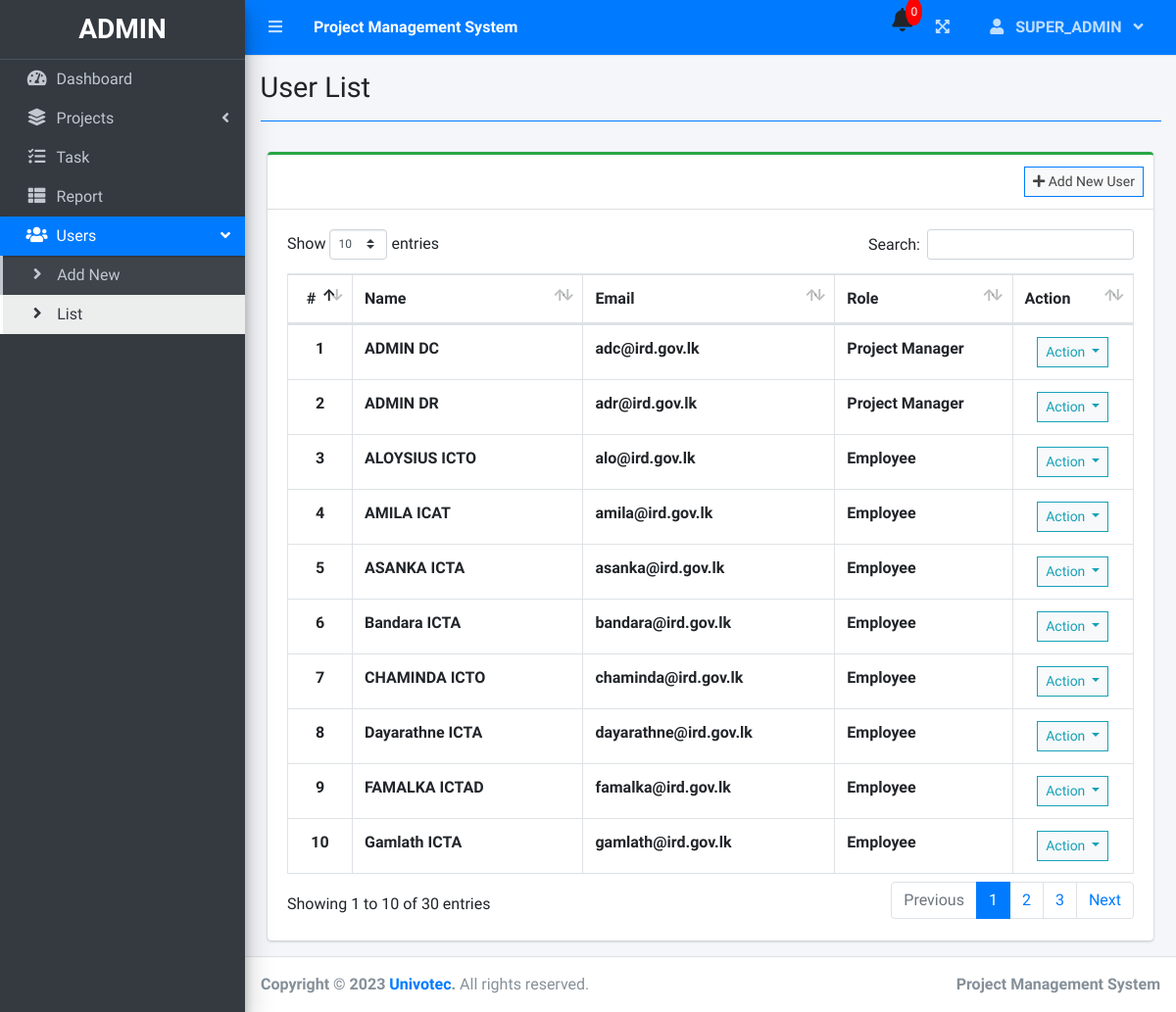
The page /index.php?page=user_list (signed in) on the database as committed earlier.
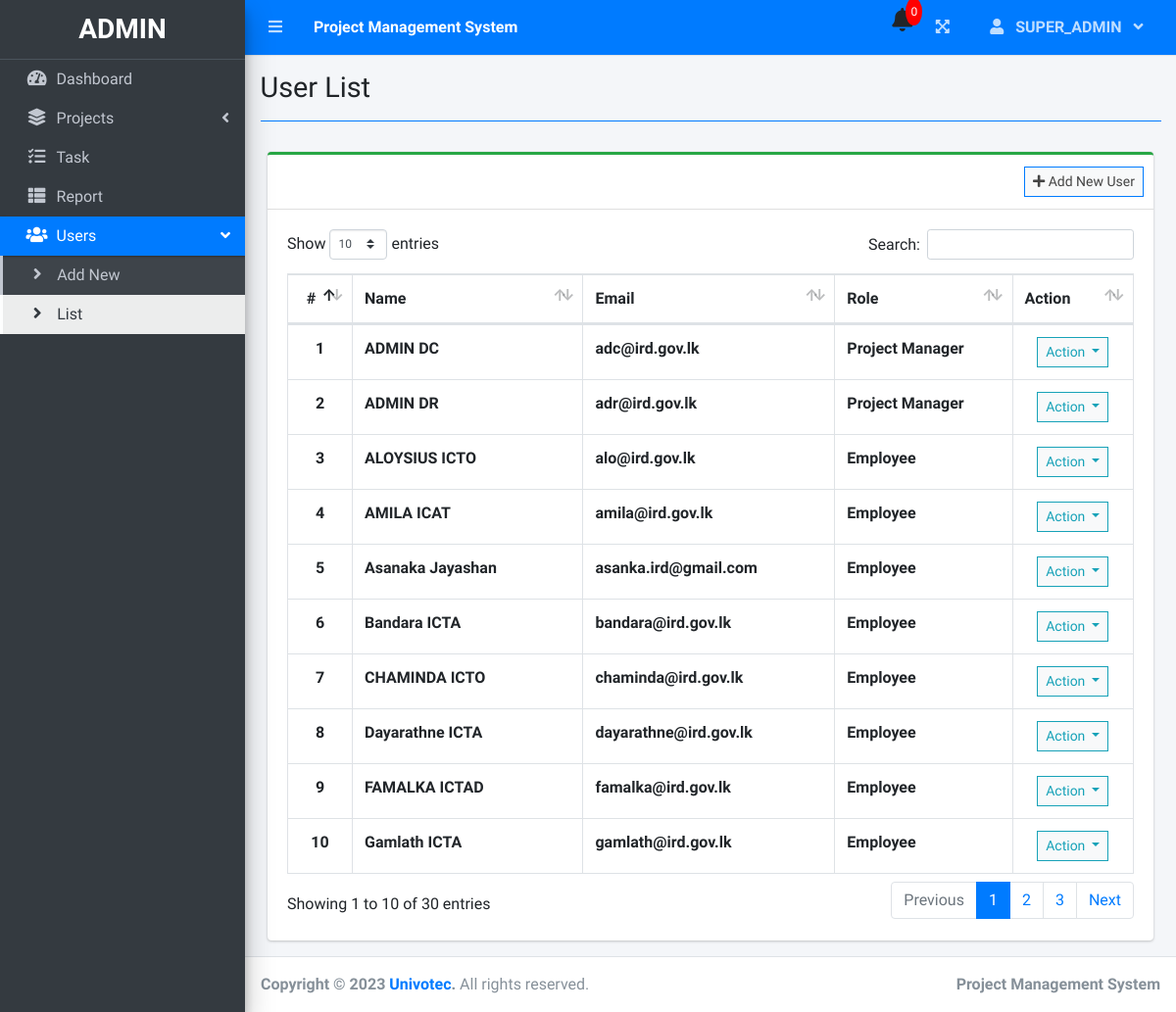
The same page on the database as committed later.
### tables this page shows
CREATE TABLE `users` (
  `id` int(30) NOT NULL,
  `firstname` varchar(200) NOT NULL,
  `lastname` varchar(200) NOT NULL,
  `email` varchar(200) NOT NULL,
  `password` text NOT NULL,
  `type` tinyint(1) NOT NULL DEFAULT 2 COMMENT '1 = admin, 2 = staff',
  `avatar` text NOT NULL,
  `date_created` datetime NOT NULL DEFAULT current_timestamp()
);

### user_list.php (the view, shortened to what this page needs)
<?php include'db_connect.php' ?>
<div class="col-lg-12">
	<div class="card card-outline card-success">
		<div class="card-header">
			<div class="card-tools">
				<a class="btn btn-block btn-sm btn-default btn-flat border-primary" href="./index.php?page=new_user"><i class="fa fa-plus"></i> Add New User</a>
			</div>
		</div>
		<div class="card-body">
			<table class="table tabe-hover table-bordered" id="list">
				<thead>
					<tr>
						<th class="text-center">#</th>
						<th>Name</th>
						<th>Email</th>
						<th>Role</th>
						<th>Action</th>
					</tr>
				</thead>
				<tbody>
					<?php
					$i = 1;
					$type = array('',"Admin","Project Manager","Employee");
					$qry = $conn->query("SELECT *,concat(firstname,' ',lastname) as name FROM users order by concat(firstname,' ',lastname) asc");
					while($row= $qry->fetch_assoc()):
					?>
					<tr>
						<th class="text-center"><?php echo $i++ ?></th>
						<td><b><?php echo ucwords($row['name']) ?></b></td>
						<td><b><?php echo $row['email'] ?></b></td>
						<td><b><?php echo $type[$row['type']] ?></b></td>
						<td class="text-center">
							<button type="button" class="btn btn-default btn-sm btn-flat border-info wave-effect text-info dropdown-toggle" data-toggle="dropdown" aria-expanded="true">
		                      Action
		                    </button>
						</td>
					</tr>
				<?php endwhile; ?>
				</tbody>
			</table>
		</div>
	</div>
</div>

Rows that differ between the two databases and show on the page:
changed users: name "ASANKA ICTA" → "Asanaka Jayashan"; email "asanka@ird.gov.lk" → "asanka.ird@gmail.com"
